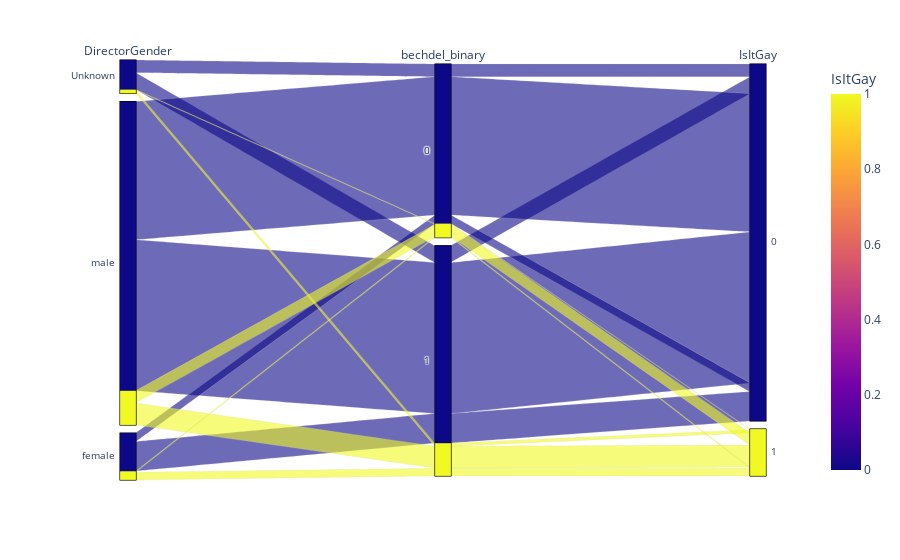

The code cell stored with this chart in its notebook:
### Code cell
fig = px.parallel_categories(q3_df, color='IsItGay')
fig.show()

### Figure 1 — Plotly figure (JSON) as saved in the notebook; plotly's stock layout.template omitted (floating-point values rounded to 4 significant figures; data arrays with more than 128 entries replaced by an {"elided": "..."} marker saying what was removed)
{"data": [{"dimensions": [{"label": "DirectorGender", "values": {"elided": "9248 str values"}}, {"label": "bechdel_binary", "values": {"elided": "9248 int values"}}, {"label": "IsItGay", "values": {"elided": "9248 int values"}}], "domain": {"x": [0, 1], "y": [0, 1]}, "line": {"color": {"elided": "9248 int values"}, "coloraxis": "coloraxis"}, "name": "", "type": "parcats"}], "layout": {"coloraxis": {"colorbar": {"title": {"text": "IsItGay"}}, "colorscale": [[0, "#0d0887"], [0.1111, "#46039f"], [0.2222, "#7201a8"], [0.3333, "#9c179e"], [0.4444, "#bd3786"], [0.5556, "#d8576b"], [0.6667, "#ed7953"], [0.7778, "#fb9f3a"], [0.8889, "#fdca26"], [1, "#f0f921"]]}, "legend": {"tracegroupgap": 0}, "margin": {"t": 60}}}
